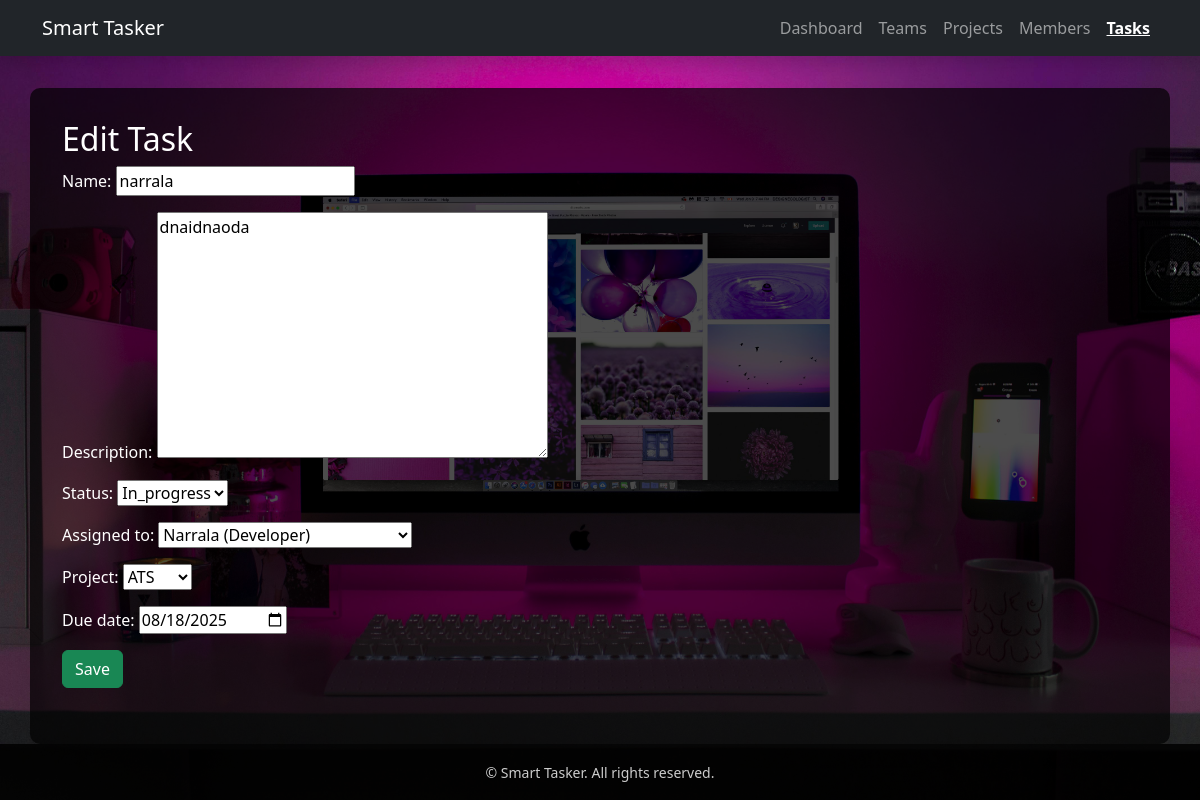
/tasks/1/update/, run on the app's committed database.
### management/models.py (models this page shows, shortened)
class Task(models.Model):
    name = models.CharField(max_length=200)
    description = models.TextField()
    status_choices = [
        ('pending','Pending'),
        ('in_progress', 'In_progress'),
        ('completed', 'Completed')
    ]
    status = models.CharField(max_length=20, choices = status_choices, default='pending')
    assigned_to = models.ForeignKey(Member, on_delete=models.SET_NULL, null=True, blank=True, related_name='tasks')
    project = models.ForeignKey(Project, on_delete=models.CASCADE, related_name='tasks')
    due_date = models.DateField(null = True, blank=True)

class Member(models.Model):
    name = models.CharField(max_length=100)
    email = models.EmailField(unique=True)
    role = models.CharField(max_length=50)
    team = models.ForeignKey(Team, on_delete = models.CASCADE, related_name = 'members')
    def __str__ (self):
        return f"{self.name} ({self.role})"

class Project(models.Model):
    name = models.CharField(max_length=100)
    description = models.TextField()
    start_date = models.DateField()
    end_date = models.DateField(null = True, blank=True)
    team = models.ForeignKey(Team, on_delete = models.CASCADE, related_name = 'projects')
    def __str__(self):
        return self.name

### management/views.py (the view)
# urls.py: path('tasks/<int:pk>/update/', views.TaskUpdateView.as_view(), name = 'task-update'),
class TaskUpdateView(UpdateView):
    model = Task
    form_class = TaskForm
    template_name = 'management/task_form.html'
    success_url = reverse_lazy('task-list')

### management/forms.py
class TaskForm(forms.ModelForm):
    class Meta:
        model = Task
        fields = ['name', 'description', 'status', 'assigned_to', 'project', 'due_date']
        widgets = {
            'due_date': forms.DateInput(attrs={'type': 'date'}),
        }

### management/templates/management/task_form.html (shortened to what this page needs)
{% extends "base.html" %}
{% block content %}
<h2>{% if object %}Edit{% else %}Create{% endif %} Task</h2>
<form method="post">
    {{ form.as_p }}
    <button type="submit" class="btn btn-success">Save</button>
</form>
{% endblock %}

### data on the page
Task: name "narrala", description "dnaidnaoda", status "In_progress", assigned_to "Narrala (Developer)", project "ATS", due_date "08/18/2025"
